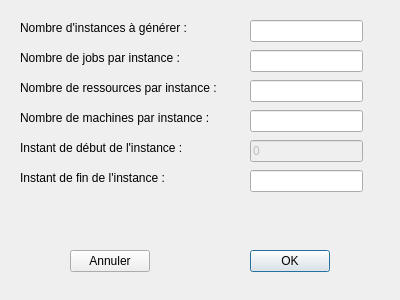
<?xml version="1.0" encoding="UTF-8"?>
<ui version="4.0">
 <class>GenerationInstance</class>
 <widget class="QDialog" name="GenerationInstance">
  <property name="geometry">
   <rect>
    <x>0</x>
    <y>0</y>
    <width>400</width>
    <height>300</height>
   </rect>
  </property>
  <property name="windowTitle">
   <string>Dialog</string>
  </property>
  <widget class="QLabel" name="nbrInstanceslabel">
   <property name="geometry">
    <rect>
     <x>20</x>
     <y>20</y>
     <width>201</width>
     <height>16</height>
    </rect>
   </property>
   <property name="text">
    <string>Nombre d'instances à générer :</string>
   </property>
  </widget>
  <widget class="QLabel" name="nbrJobsLabel">
   <property name="geometry">
    <rect>
     <x>20</x>
     <y>50</y>
     <width>201</width>
     <height>16</height>
    </rect>
   </property>
   <property name="text">
    <string>Nombre de jobs par instance :</string>
   </property>
  </widget>
  <widget class="QLabel" name="nbrRessourcesLabel">
   <property name="geometry">
    <rect>
     <x>20</x>
     <y>80</y>
     <width>231</width>
     <height>16</height>
    </rect>
   </property>
   <property name="text">
    <string>Nombre de ressources par instance :</string>
   </property>
  </widget>
  <widget class="QLabel" name="nbrMachinesLabel">
   <property name="geometry">
    <rect>
     <x>20</x>
     <y>110</y>
     <width>231</width>
     <height>16</height>
    </rect>
   </property>
   <property name="text">
    <string>Nombre de machines par instance :</string>
   </property>
  </widget>
  <widget class="QLabel" name="instantDebutLabel">
   <property name="geometry">
    <rect>
     <x>20</x>
     <y>140</y>
     <width>231</width>
     <height>16</height>
    </rect>
   </property>
   <property name="text">
    <string>Instant de début de l'instance :</string>
   </property>
  </widget>
  <widget class="QLabel" name="instantFinLabel">
   <property name="geometry">
    <rect>
     <x>20</x>
     <y>170</y>
     <width>231</width>
     <height>16</height>
    </rect>
   </property>
   <property name="text">
    <string>Instant de fin de l'instance :</string>
   </property>
  </widget>
  <widget class="QLineEdit" name="nbrInstancesLineEdit">
   <property name="geometry">
    <rect>
     <x>250</x>
     <y>20</y>
     <width>113</width>
     <height>22</height>
    </rect>
   </property>
  </widget>
  <widget class="QLineEdit" name="nbrJobsLineEdit">
   <property name="geometry">
    <rect>
     <x>250</x>
     <y>50</y>
     <width>113</width>
     <height>22</height>
    </rect>
   </property>
  </widget>
  <widget class="QLineEdit" name="nbrRessourcesLineEdit">
   <property name="geometry">
    <rect>
     <x>250</x>
     <y>80</y>
     <width>113</width>
     <height>22</height>
    </rect>
   </property>
  </widget>
  <widget class="QLineEdit" name="nbrMachinesLineEdit">
   <property name="geometry">
    <rect>
     <x>250</x>
     <y>110</y>
     <width>113</width>
     <height>22</height>
    </rect>
   </property>
  </widget>
  <widget class="QLineEdit" name="instantDebutLineEdit">
   <property name="enabled">
    <bool>false</bool>
   </property>
   <property name="geometry">
    <rect>
     <x>250</x>
     <y>140</y>
     <width>113</width>
     <height>22</height>
    </rect>
   </property>
   <property name="text">
    <string>0</string>
   </property>
  </widget>
  <widget class="QLineEdit" name="instantFinLineEdit">
   <property name="geometry">
    <rect>
     <x>250</x>
     <y>170</y>
     <width>113</width>
     <height>22</height>
    </rect>
   </property>
  </widget>
  <widget class="QPushButton" name="okPushButton">
   <property name="geometry">
    <rect>
     <x>250</x>
     <y>250</y>
     <width>80</width>
     <height>22</height>
    </rect>
   </property>
   <property name="text">
    <string>OK</string>
   </property>
  </widget>
  <widget class="QPushButton" name="annulerPushButton">
   <property name="geometry">
    <rect>
     <x>70</x>
     <y>250</y>
     <width>80</width>
     <height>22</height>
    </rect>
   </property>
   <property name="text">
    <string>Annuler</string>
   </property>
  </widget>
 </widget>
 <resources/>
 <connections/>
</ui>
